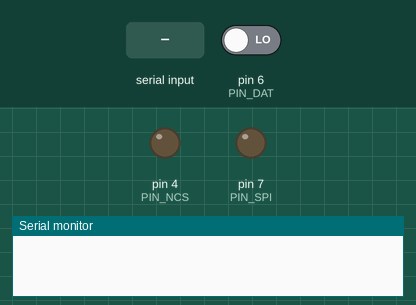
The sketch below on a simulated Arduino Uno, built with avr-gcc and run on an emulated ATmega328P. Parts: output pins drawn as LEDs (lit = HIGH), the last lines printed to the serial monitor. The inputs (shaded band) are chosen by the test bench; at power-on: pin 6 (PIN_DAT) LOW. Pins used as bus, display or sensor lines are not drawn.

Above: at 1.2 s.
1.3 s: "<r90>" received over Serial
At 2.5 s:
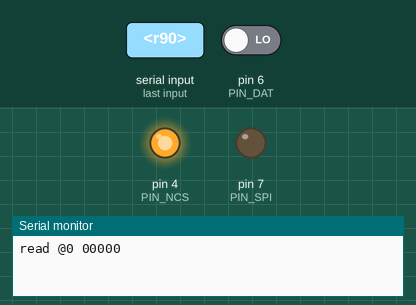
2.8 s: byte 115 ('s') received over Serial
At 3.8 s:
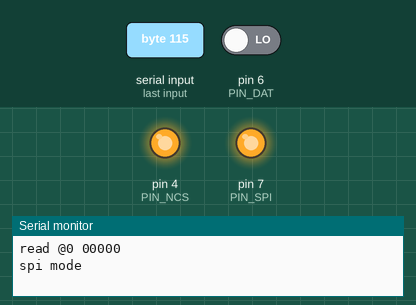
5.8 s: byte 102 ('f') received over Serial
At 6.1 s:
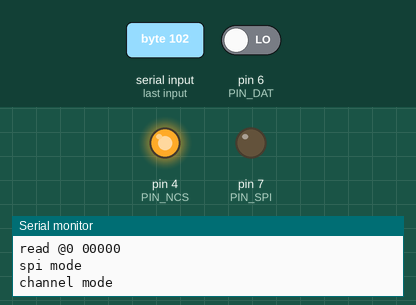
Timing chart, 0 to 8.3 s (numbered marks = the images above; inputs shaded):
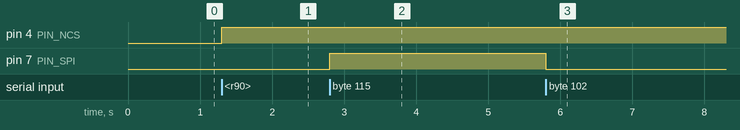

The sketch:

rtc6705.ino
```cpp
#define PIN_NCS  4
#define PIN_CLK  5
#define PIN_DAT  6
#define PIN_SPI  7
#define PIN_CH1 PIN_DAT
#define PIN_CH2 PIN_NCS
#define PIN_CH3 PIN_CLK

#define RTC6705_BITDELAY delayMicroseconds(10)
#define RTC6705_SPI(v) digitalWrite(PIN_SPI, v)
#define RTC6705_CS0 digitalWrite(PIN_NCS, 0)
#define RTC6705_CS1 digitalWrite(PIN_NCS, 1)
#define RTC6705_CK0 digitalWrite(PIN_CLK, 0); RTC6705_BITDELAY
#define RTC6705_CK1 digitalWrite(PIN_CLK, 1); RTC6705_BITDELAY
#define RTC6705_INI { pinMode(PIN_SPI, OUTPUT); pinMode(PIN_CLK, OUTPUT); pinMode(PIN_DAT, OUTPUT); pinMode(PIN_NCS, OUTPUT); }
#define RTC6705_OUT pinMode(PIN_DAT, OUTPUT)
#define RTC6705_INP pinMode(PIN_DAT, INPUT)
#define RTC6705_SET(v) digitalWrite(PIN_DAT, (v)&1)
#define RTC6705_GET(v) (digitalRead(PIN_DAT)?(v):0)

uint32_t rtc6705_transfer(uint32_t v)
{
  uint32_t d,m;
  int j;

  m=1;
  d=0;

  RTC6705_CS0;
  RTC6705_OUT;
  // address part
  for(j=4;j--;) {
    RTC6705_SET(v);
    RTC6705_CK0;
    d|=RTC6705_GET(m);
    RTC6705_CK1;
    v>>=1;
    m<<=1;
  }
  // R/W part
    RTC6705_SET(v);
    RTC6705_CK0;
    d|=RTC6705_GET(m);
    RTC6705_CK1;
    m<<=1;
  // data part
  if (v&1) { // write
    v>>=1;
    for(j=20;j--;) {
      RTC6705_SET(v);
      RTC6705_CK0;
      d|=RTC6705_GET(m);
      RTC6705_CK1;
      v>>=1;
      m<<=1;
    }
  } else { // read
    RTC6705_INP;
    for(j=20;j--;) {
      RTC6705_CK0;
      d|=RTC6705_GET(m);
      RTC6705_CK1;
      m<<=1;
    }
  }

  RTC6705_CK0;
  RTC6705_CS1;
  return d;
}

void rtc6705_channel(int n)
{
  RTC6705_OUT;
  digitalWrite(PIN_CH1, n&1);
  digitalWrite(PIN_CH2, (n>>1)&1);
  digitalWrite(PIN_CH3, (n>>2)&1);
}

void put_char(char p)
{
  Serial.write(p);
}

void print_byte(uint8_t x)
{
  if (x < 0x10)Serial.print('0');
  Serial.print(x, HEX);
}

char get_char()
{
    while(Serial.available()<=0);
    return Serial.read();
}

uint32_t get_hex()
{
  uint32_t w;
  char r;
  for(w=0;;) {
    r=get_char();
    if (r>='a' && r<='f') r-='a'-'A';
    if (r>='0' && r<='9') {
      w<<=4;
      w+= r-'0';
    } else if (r>='A' && r<='F') {
      w<<=4;
      w+= r-'7';
    } else
      break;
  }
  return w;
}

void rtc6705_print(uint32_t x)
{
  Serial.print((x&0x10)?"write @":"read @");
  Serial.print(x&0xF);
  x>>=5;
  Serial.print(' ');
  Serial.print(x>>16,HEX);
  print_byte(x>>8);
  print_byte(x);
  Serial.println();
}

static uint16_t port_r[]={(uint16_t)&PORTB,(uint16_t)&PORTC,(uint16_t)&PORTD};
static uint16_t port_i[]={(uint16_t)&PINB,(uint16_t)&PINC,(uint16_t)&PIND};
static uint16_t port_d[]={(uint16_t)&DDRB,(uint16_t)&DDRC,(uint16_t)&DDRD};
int port_cmd()
{
  char p;
  int b;
  volatile uint8_t *reg, *pin, *dir;

  p=get_char();
  if (p >='a' || p<='z') p-='a'-'A';
  if (p < 'B' || p> 'D') return 0;
  p-='B';
  reg=(volatile uint8_t *)port_r[p];
  pin=(volatile uint8_t *)port_i[p];
  dir=(volatile uint8_t *)port_d[p];
  b=get_char()-'0';
  if (b <0 || b>7) return 0;
  b=1<<b;
  switch(get_char()) {
    case '=':
      p=get_char();
      if (p=='0') *reg &= ~b;
      else if (p=='1') *reg |= b;
      else return 0;
      break;
    case '>': *dir |= b; break;
    case '<': *dir &=~b; break;
    case '!': put_char((*reg&b)?'1':'0'); break;
    case 'd': put_char((*dir&b)?'1':'0'); break;
    default:  put_char((*pin&b)?'1':'0'); break;
  }
  return 1;
}

void serial_comm()
{
  int a;
  uint32_t d;
  switch (Serial.read()) {
    case '?':
      Serial.println("RTC6705 interface. cmd: ? r{n} w{n}{v} Pp{} c{c} s[pi] f[ixed]");
      break;
    case 'r':
      a=get_hex();
      d=rtc6705_transfer(a&0xF);
      rtc6705_print(d);
      break;
    case 'w':
      a=get_hex();
      d=get_hex();
      d=rtc6705_transfer((a&0xF)|0x10|(d<<5));
      rtc6705_print(d);
      break;
    case 'p': case 'P':
      if (port_cmd()) Serial.println("ok");
      break;
    case 'c':
      a=get_hex();
      rtc6705_channel(a);
      Serial.print("chan");
      Serial.println(a);
      break;
    case 's': RTC6705_SPI(1); Serial.println("spi mode"); break;
    case 'f': RTC6705_SPI(0); Serial.println("channel mode"); break;
  }
}

void setup()
{
  Serial.begin(115200);
  RTC6705_INI;
}

void loop()
{
  if (Serial.available()) serial_comm();
}
```

Measured:
- after the input at 1.3 s, pin 4 (PIN_NCS): LOW → HIGH at once
- after the input at 2.8 s, pin 7 (PIN_SPI): LOW → HIGH at once
- after the input at 5.8 s, pin 7 (PIN_SPI): HIGH → LOW at once
